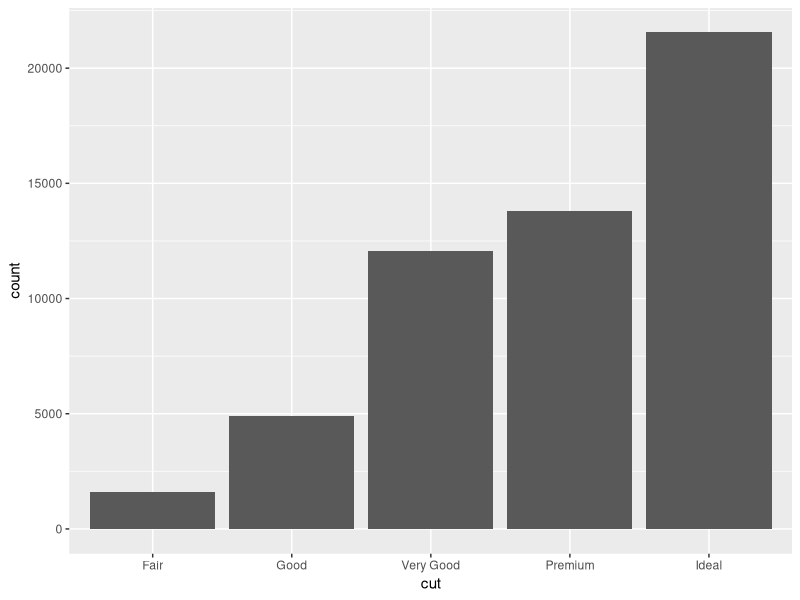
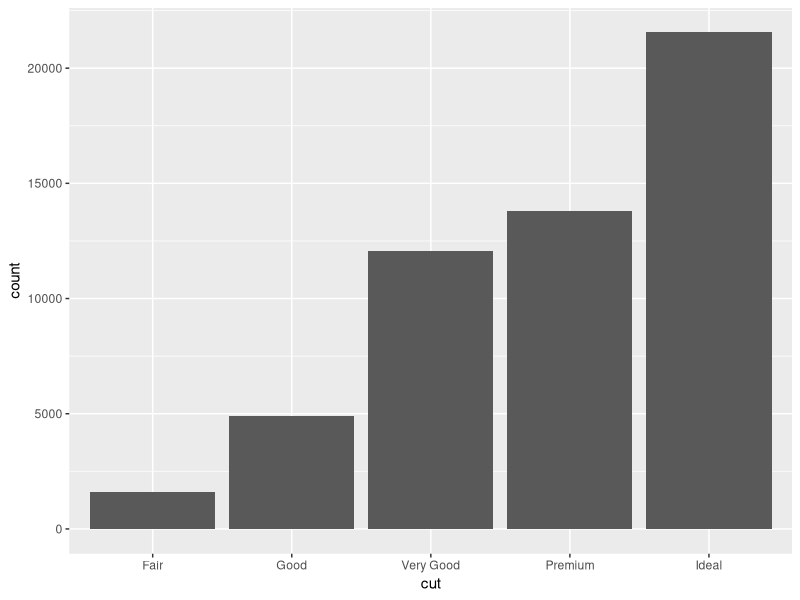
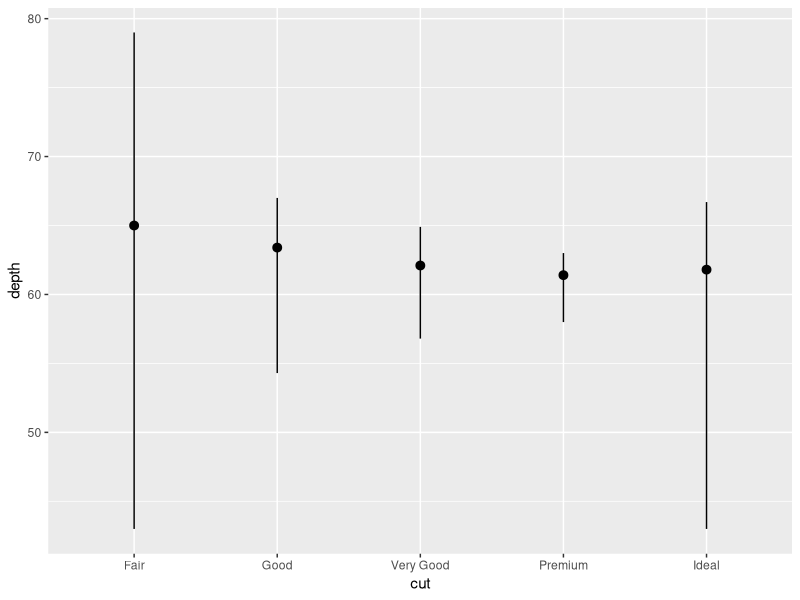

These charts were generated, in order, by the following R code:
# Exercise 2: More ggplot2 Grammar

# Install and load `ggplot2`
# install.packages("ggplot2") # if needed
library(ggplot2)

# For this exercise you will again be working with the `diamonds` data set.
# Use `?diamonds` to review details about this data set
?diamonds


## Statistical Transformations

# Draw a bar chart of the diamonds data, organized by cut
# The height of each bar is based on the "count" (number) of diamonds with that cut
ggplot(data = diamonds) +
  geom_bar(mapping = aes(x = cut))

# Use the `stat_count` to apply the statistical transformation "count" to the diamonds
# by cut. You do not need a separate geometry layer!
ggplot(data = diamonds) +
  stat_count(mapping = aes(x = cut))

# Use the `stat_summary` function to draw a chart with a summary layer.
# Map the x-position to diamond `cut`, and the y-position to diamond `depth`
# Bonus: use `min` as the function ymin, `max` as the function ymax, and `median` as the function y
ggplot(data = diamonds) +
  stat_summary(
    mapping = aes(x = cut, y = depth),
    fun.ymin = min,
    fun.ymax = max,
    fun.y = median
 )


## Position Adjustments

# Draw a bar chart of diamond data organized by cut, with each bar filled by clarity.
# You should see a _stacked_ bar chart.


# Draw the same chart again, but with each element positioned to "fill" the y axis


# Draw the same chart again, but with each element positioned to "dodge" each other


# Draw a plot with point geometry with the x-position mapped to `cut` and the y-position mapped to `clarity`
# This creates a "grid" grouping the points


# Use the "jitter" position adjustment to keep the points from all overlapping!
# (This works a little better with a sample of diamond data, such as from the previous exercise).



## Scales

# Draw a "boxplot" (with `geom_boxplot()`) for the diamond's price (y) by color (x)


# This has a lot of outliers, making it harder to read. To fix this, draw the same plot but
# with a _logarithmic_ scale for the y axis.


# For another version, draw the same plot but with `violin` geometry instead of `boxplot` geometry!
# How does the logarithmic scale change the data presentation?


# Another interesting plot: draw a plot of the diamonds price (y) by carat (x), using a heatmap of 2d bins
# (geom_bin2d)
# What happens when you make the x and y channels scale logarithmically?


# Draw a scatter plot for the diamonds  price (y) by carat (x). Color each point by the clarity
# (Remember, this will take a while. Use a sample of the diamonds for faster results)


# Change the color of the previous plot using a ColorBrewer scale of your choice. What looks nice?



## Coordinate Systems

# Draw a bar chart with x-position and fill color BOTH mapped to cut
# For best results, SET the `width` of the geometry to be 1 (fill plot, no space between)
# You can save this to a variable for easier modifications


# Draw the same chart, but with the coordinate system flipped


# Draw the same chart, but in a polar coordinate system. Now you have a Coxcomb chart!



## Facets

# Take the scatter plot of price by carat data (colored by clarity) and add _facets_ based on
# the diamond's `color`



## Saving Plots

# Use the `ggsave()` function to save one of your plots (the most recent one generated) to disk.
# Name the output file "my-plot.png".
# Make sure you've set the working directory!!
